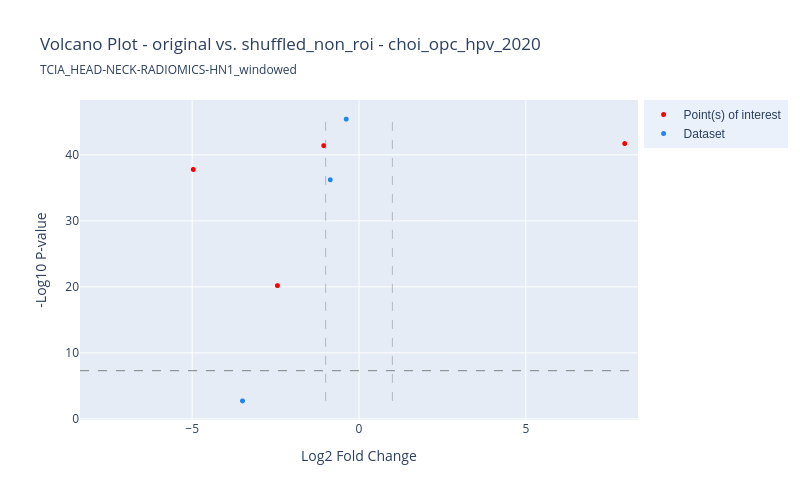

Source (notebook cell):
### Markdown cell above
## Plot by signature features

### Code cell
signature_name = "choi_opc_hpv_2020"
signature = load_signature_config(signature_name)

sig_feats = signature.index.to_list()

signature_vol_df = volcano_df.loc[volcano_df.GENE.isin(sig_feats)]
signature_vol_df.reset_index(inplace=True)

signature_volcano_fig = dash_bio.VolcanoPlot(
    dataframe = signature_vol_df,
    snp = 'GENE',
    logp = True
)

signature_volcano_fig.update_layout(
    title=f'Volcano Plot - original vs. {nc} - {signature_name}',
    title_subtitle=dict(text=dataset),
    xaxis_title="Log2 Fold Change", 
    yaxis_title="-Log10 P-value",
    width = 800,
    height= 500
    )

signature_volcano_fig.show()

### Figure 1 — Plotly figure (JSON) as saved in the notebook; plotly's stock layout.template omitted (floating-point values rounded to 4 significant figures)
{"data": [{"marker": {"color": "red", "size": 5}, "mode": "markers", "name": "Point(s) of interest", "text": ["SNP: wavelet-LHL_glszm_SmallAreaHighGrayLevelEmphasis<br>GENE: wavelet-LHL_glszm_SmallAreaHighGrayLevelEmphasis", "SNP: wavelet-LHH_glcm_Imc1<br>GENE: wavelet-LHH_glcm_Imc1", "SNP: wavelet-HLH_firstorder_Mean<br>GENE: wavelet-HLH_firstorder_Mean", "SNP: wavelet-HLH_firstorder_Uniformity<br>GENE: wavelet-HLH_firstorder_Uniformity"], "type": "scattergl", "x": [7.964, -4.968, -2.445, -1.057], "y": [41.71, 37.79, 20.19, 41.4]}, {"marker": {"color": "#2186f4", "size": 5}, "mode": "markers", "name": "Dataset", "text": ["SNP: wavelet-LLH_glcm_Imc2<br>GENE: wavelet-LLH_glcm_Imc2", "SNP: wavelet-LHH_glcm_Idm<br>GENE: wavelet-LHH_glcm_Idm", "SNP: wavelet-HLH_glcm_ClusterShade<br>GENE: wavelet-HLH_glcm_ClusterShade"], "type": "scattergl", "x": [-0.8609, -0.3827, -3.491], "y": [36.22, 45.41, 2.728]}], "layout": {"height": 500, "hovermode": "closest", "legend": {"bgcolor": "#ebf1fa", "font": {"family": "sans-serif"}, "x": 1.01, "yanchor": "top"}, "shapes": [{"line": {"color": "grey", "dash": "dash", "width": 0.5}, "name": "effect size min line", "type": "line", "x0": -1, "x1": -1, "xref": "x", "y0": 2.728, "y1": 45.41, "yref": "y"}, {"line": {"color": "grey", "dash": "dash", "width": 0.5}, "name": "effect size max line", "type": "line", "x0": 1, "x1": 1, "xref": "x", "y0": 2.728, "y1": 45.41, "yref": "y"}, {"line": {"color": "grey", "dash": "dash", "width": 1}, "name": "genomewide_line", "type": "line", "x0": -8.362, "x1": 8.362, "xref": "x", "y0": 7.301, "y1": 7.301, "yref": "y"}], "title": {"subtitle": {"text": "TCIA_HEAD-NECK-RADIOMICS-HN1_windowed"}, "text": "Volcano Plot - original vs. shuffled_non_roi - choi_opc_hpv_2020"}, "width": 800, "xaxis": {"range": [-8.362, 8.362], "title": {"text": "Log2 Fold Change"}, "zeroline": false}, "yaxis": {"title": {"text": "-Log10 P-value"}, "zeroline": false}}}
